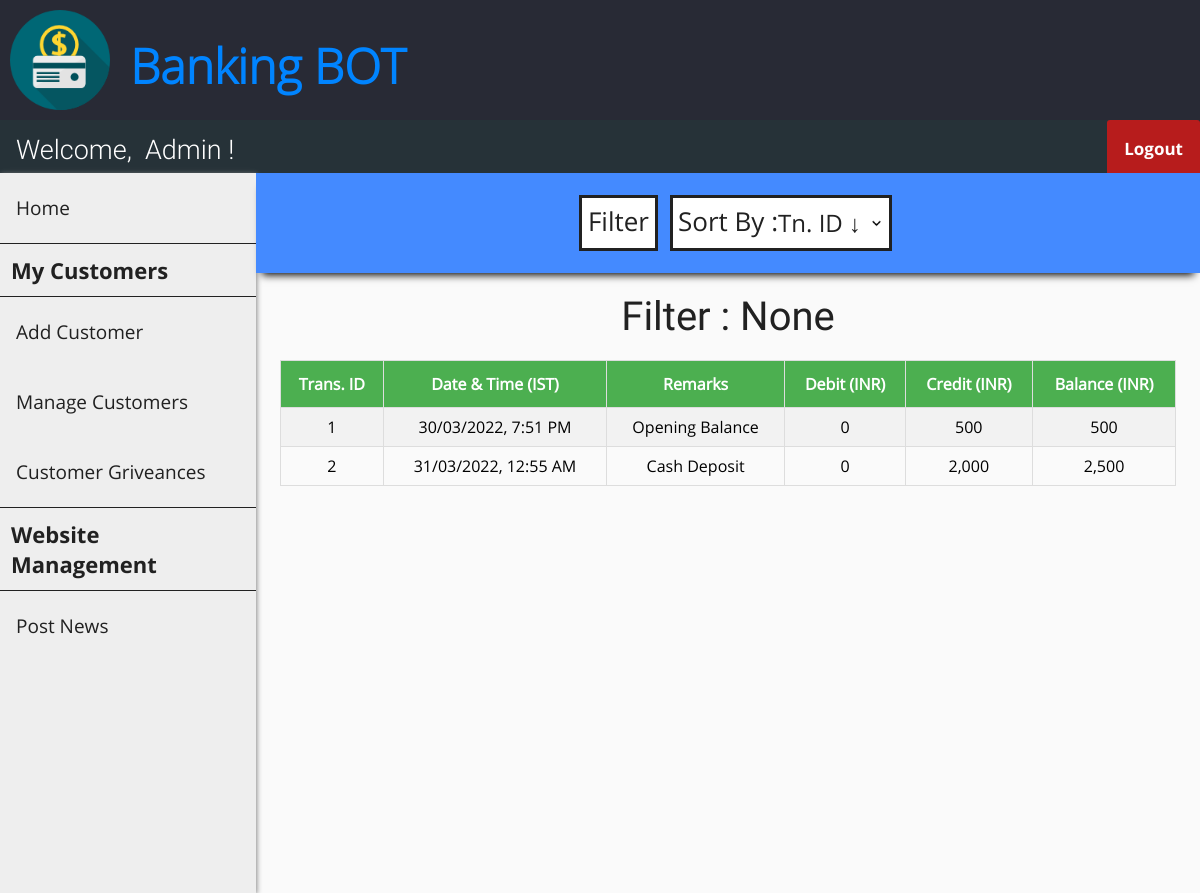
The page /transactions.php?cust_id=1 (signed in) on the database its author committed.
### tables this page shows
CREATE TABLE `passbook1` (
  `trans_id` int(11) NOT NULL,
  `trans_date` datetime DEFAULT NULL,
  `remarks` varchar(255) DEFAULT NULL,
  `debit` int(11) DEFAULT NULL,
  `credit` int(11) DEFAULT NULL,
  `balance` int(11) DEFAULT NULL
);

### transactions.php (the view, shortened to what this page needs)
<?php
    include "connect.php";
    include "header.php";
    include "user_navbar.php";
    include "admin_sidebar.php";
    $sql0 = "SELECT * FROM passbook".$_SESSION['cust_id'];
    $filter_indicator = "None";
?>
<!DOCTYPE html>
<html>
<head>
    <link rel="stylesheet" href="transactions_style.css">
</head>
<body>
    <div class="search-bar-wrapper">
        <div class="search-bar" id="the-search-bar">
            <div class="flex-item-search-bar" id="fi-search-bar">
                <button id="search" onclick="document.getElementById('id01').style.display='block'">Filter</button>
                <div class="flex-item-by">
                    <label id="sort">Sort By :</label>
                </div>
                <div class="flex-item-search-by">
                    <select name="by" onChange="window.location.href=this.value">
                        <option selected disabled hidden>
                            <?php if (empty($_GET['sort'])) {?>Tn. ID &darr;<?php } ?>
                        </option>
                    </select>
                </div>
            </div>
        </div>
    </div>
    <div class="flex-container">
        <p id="none">Filter : <?php echo $filter_indicator ?></p>
    </div>
    <div class="flex-container">
        <?php
            $result = $conn->query($sql0);
            if ($result->num_rows > 0) {?>
                <table id="transactions">
                    <tr>
                        <th>Trans. ID</th>
                        <th>Date & Time (IST)</th>
                        <th>Remarks</th>
                        <th>Debit (INR)</th>
                        <th>Credit (INR)</th>
                        <th>Balance (INR)</th>
                    </tr>
        <?php
            while($row = $result->fetch_assoc()) {?>
                    <tr>
                        <td><?php echo $row["trans_id"]; ?></td>
                        <td>
                            <?php
                                $time = strtotime($row["trans_date"]);
                                $sanitized_time = date("d/m/Y, g:i A", $time);
                                echo $sanitized_time;
                             ?>
                        </td>
                        <td><?php echo $row["remarks"]; ?></td>
                        <td><?php echo number_format($row["debit"]); ?></td>
                        <td><?php echo number_format($row["credit"]); ?></td>
                        <td><?php echo number_format($row["balance"]); ?></td>
                    </tr>
            <?php } ?>
            </table>
            <?php
            } else {  ?>
                <p id="none"> No results found :(</p>
            <?php }
            $conn->close(); ?>
    </div>
</body>
</html>

### header_style.css (style rules this page uses)
body { margin: 0; padding: 0; background-color: #FAFAFA; }

### transactions_style.css (style rules this page uses)
.flex-container { display: -webkit-flex; display: flex; margin-left: 256px; width: auto; height: auto; padding-top: 20px; flex-direction: column; overflow-x: auto; }
.search-bar-wrapper { height: 100px; }
.search-bar-wrapper .search-bar { display: -webkit-flex; display: flex; margin-left: 256px; position: relative; width: auto; height: 100px; flex-direction: column; background-color: #448AFF; box-shadow: 0 8px 8px -6px black; overflow: hidden; }
label[id="sort"] { display: block; float: left; color: #212121; font-family: OpenSans-Regular; font-size: 26px; background-color: white; border: 3px solid #212121; border-right: 0; margin: 12px; margin-right: 0px; height: 45px; padding-top: 5px; padding-left: 5px; }
select { font-family: OpenSans-Regular; color: #212121; font-size: 24px; background: url("images/down_arrow.png") 96% / 15% no-repeat #eee; -webkit-appearance: none; -moz-appearance: none; background-color: white; border: 3px solid #212121; border-left: 0; margin: 12px; margin-left: 0px; height: 56px; width: 115%; }
.flex-item-search-bar { display: -webkit-flex; display: flex; flex-direction: row; margin: auto; width: auto; height: auto; }
button[id="search"] { font-family: OpenSans-Regular; color: #212121; font-size: 26px; background-color: white; cursor: pointer; height: 40px; margin-top: 12px; padding-top: 5px; padding-bottom: 45px; border: 3px solid #212121; }
label { display: block; float: left; color: #212121; font-family: OpenSans-Bold; font-size: 20px; }
#transactions { font-family: OpenSans-Regular; border-collapse: collapse; width: 80%; margin: auto; }
@media screen and (max-width: 1280px) { #transactions { width: 95%; } }
#transactions td, #transactions th { text-align: center; border: 1px solid #ddd; padding: 8px; }
#transactions tr:nth-child(even) { background-color: #f2f2f2; }
#transactions th { padding-top: 12px; padding-bottom: 12px; background-color: #4CAF50; color: white; }
p[id="none"] { margin: auto; font-size: 40px; color: #212121; font-family: Roboto-Regular; }

### rows shown on the page
passbook1: trans_id "1", trans_date "30/03/2022, 7:51 PM", remarks "Opening Balance", debit "0", credit "500", balance "500"
passbook1: trans_id "2", trans_date "31/03/2022, 12:55 AM", remarks "Cash Deposit", debit "0", credit "2,000", balance "2,500"

### other values the page prints
$filter_indicator "None"
